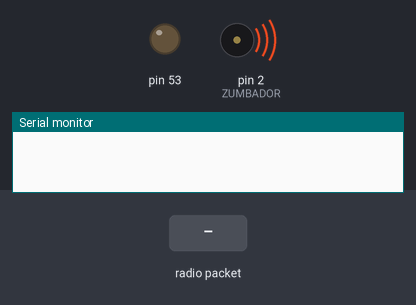
A sketch run on a simulated Arduino Mega 2560, built with avr-gcc and run on an emulated ATmega2560. Parts: output pins drawn as LEDs (lit = HIGH), buzzer (waves = sounding, pin HIGH), the last lines printed to the serial monitor. The test bench sets the inputs (shaded band). Storage starts empty; no radio packets arrive unless stated.

Above: at 0.1 s.
At 1.3 s:
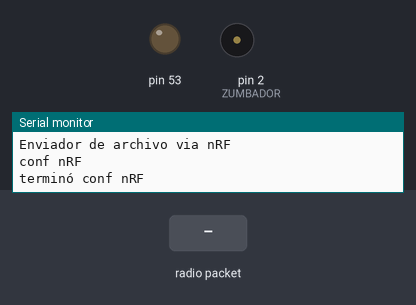
1.4 s: radio packet "1" arrives
Timing chart, 0 to 4.4 s (numbered marks = the images above; inputs shaded):
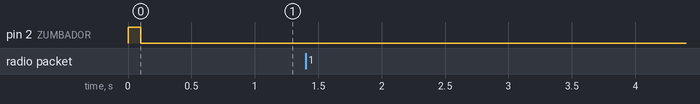

The sketch:

nrf24_mega_manda_archivo_sd.ino
```cpp
/*
   Dec 2014 - TMRh20 - Updated
   Derived from examples by J. Coliz <maniacbug@ymail.com>
*/
/**
 * Example for efficient call-response using ack-payloads
 *
 * This example continues to make use of all the normal functionality of the radios including
 * the auto-ack and auto-retry features, but allows ack-payloads to be written optionlly as well.
 * This allows very fast call-response communication, with the responding radio never having to
 * switch out of Primary Receiver mode to send back a payload, but having the option to switch to
 * primary transmitter if wanting to initiate communication instead of respond to a commmunication.
 */


// este firm va a esperar un pedido desde la otra plaqueta y al llegar el mismo, lee un archivo desde la SD y lo transmite


#include <SPI.h>
#include <SD.h>
#include "RF24.h"

#include <printf.h>


//const int chipSelect = 10;
#define SD_CS             10        // alias del pin conectado a CS de la SD
#define ZUMBADOR          2


/****************** User Config ***************************/
/***      Set this radio as radio number 0 or 1         ***/
bool radioNumber = 1;

/* Hardware configuration: Set up nRF24L01 radio on SPI bus plus pins 7 & 8 */
RF24 radio(7,8);
/**********************************************************/
                                                                           // Topology
byte addresses[][6] = {"1Node","2Node"};              // Radio pipe addresses for the 2 nodes to communicate.

// Role management: Set up role.  This sketch uses the same software for all the nodes
// in this system.  Doing so greatly simplifies testing.
typedef enum { role_ping_out = 1, role_pong_back } role_e;                 // The various roles supported by this sketch
const char* role_friendly_name[] = { "invalid", "Ping out", "Pong back"};  // The debug-friendly names of those roles
role_e role = role_pong_back;                                              // The role of the current running sketch

byte counter = 1;                                                          // A single byte to keep track of the data being sent back and forth

char data[32];

void setup(){

// esta línea por recomendaciones leídas en la web
  pinMode(53,OUTPUT);

  // testigo de arranque
  pinMode(ZUMBADOR, OUTPUT);
  digitalWrite(ZUMBADOR,HIGH);
  delay(100);
  digitalWrite(ZUMBADOR,LOW);

  Serial.begin(9600);
  Serial.println(F("Enviador de archivo via nRF"));

printf_begin();


  //pin CS a la SD definido como salida
  pinMode(SD_CS,OUTPUT);
  // initializar SPI
  SPI.begin();


  //Inicializar SD
  if (!SD.begin(SD_CS)) {
    Serial.println("Card failed, or not present");
    // don't do anything more:
    return;
  }


  // Setup and configure radio

Serial.println(F("conf nRF"));

  radio.begin();

  radio.setPALevel(RF24_PA_LOW);                //SOLO POR LAS PRUEBAS!!!!!!!!!!!!!!!!!!!!!!!!!!!!!!!!!
  radio.enableAckPayload();                     // Allow optional ack payloads
  radio.enableDynamicPayloads();                // Ack payloads are dynamic payloads

  if(radioNumber){
    radio.openWritingPipe(addresses[1]);        // Both radios listen on the same pipes by default, but opposite addresses
    radio.openReadingPipe(1,addresses[0]);      // Open a reading pipe on address 0, pipe 1
  }else{
    radio.openWritingPipe(addresses[0]);
    radio.openReadingPipe(1,addresses[1]);
  }
  radio.startListening();                       // Start listening

  radio.writeAckPayload(1,&counter,1);          // Pre-load an ack-paylod into the FIFO buffer for pipe 1
  radio.printDetails();


Serial.println(F("terminó conf nRF"));


}

void loop(void) {


/****************** Pong Back Role ***************************/

  if ( role == role_pong_back ) {
    byte pipeNo, gotByte;                          // Declare variables for the pipe and the byte received
    while( radio.available(&pipeNo)){              // Read all available payloads
      //radio.read( &gotByte, 1 );

      radio.read( &data, 32 );
      //Serial.println(gotByte);
      //Serial.println(data);
      radio.writeAckPayload(pipeNo,&gotByte, 1 );

      Serial.println(F("llego paquete RF"));

      if (data[2] == 220) {
          digitalWrite(ZUMBADOR,HIGH);
          delay(200);
          digitalWrite(ZUMBADOR,LOW);
          // si llegó comando desde la DUE, leer archivo y mandar
          radio.stopListening();                                  // First, stop listening so we can talk.
          // abrir archivo
          File dataFile = SD.open("TRAMAS.txt");
          if (dataFile) {                                         // si se pudo abrir el archivo
              while (dataFile.available()) {                      // mientras no se haya llegado al final
                int i;
                for (i = 0; i < 32; i = i + 1) {
                    data[i] = dataFile.read();                    // cargar arreglo de 32 bytes a enviar
                    }
                if (radio.write(&data,32) ){
                    if(!radio.available()){                             // If nothing in the buffer, we got an ack but it is blank
                    }else{
                        while(radio.available() ){                      // If an ack with payload was received
                        radio.read( &gotByte, 1 );                      // Read it
                        }
                    }
                }else{Serial.println(F("Sending failed.")); }          // If no ack response, sending failed
              }
              dataFile.close();
        }

      // por lo que entiendo, devuelve en el AckPayload el byte recibido + 1
                                                   // Since this is a call-response. Respond directly with an ack payload.
      //gotByte += 1;                                // Ack payloads are much more efficient than switching to transmit mode to respond to a call
      //radio.writeAckPayload(pipeNo,&gotByte, 1 );  // This can be commented out to send empty payloads.


   }
 }

}
}
```
